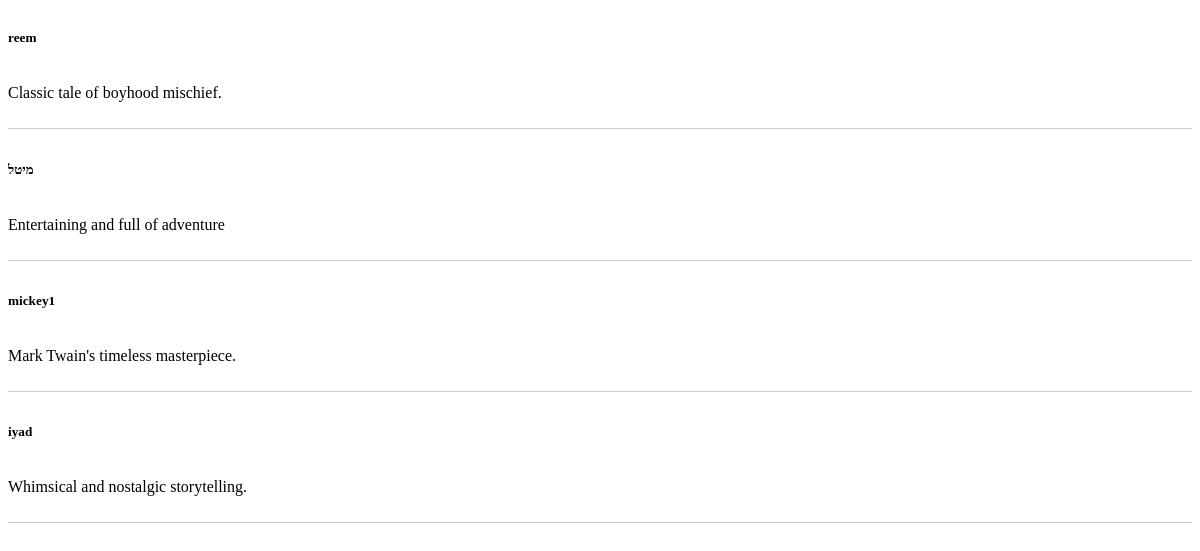
The page /Final_Project/fetch_reviews.php?product_id=30 on the database its author committed.
### tables this page shows
CREATE TABLE `reviews` (
  `review_id` int(11) NOT NULL,
  `product_id` int(11) DEFAULT NULL,
  `user_id` int(11) DEFAULT NULL,
  `review_text` text DEFAULT NULL,
  `review_date` timestamp NULL DEFAULT current_timestamp(),
  `rating_star` int(11) DEFAULT NULL
);

CREATE TABLE `users` (
  `id` int(11) NOT NULL,
  `user_name` varchar(255) NOT NULL,
  `password` varchar(255) NOT NULL,
  `name` varchar(255) NOT NULL,
  `mail` varchar(255) NOT NULL
);

### Final_Project/fetch_reviews.php (the view, shortened to what this page needs)
<?php
$connect = mysqli_connect("localhost", "root", "", "Book_Store");
$product_id = intval($_GET['product_id']);
$review_query = "SELECT r.review_id, r.review_text, r.rating_star, r.user_id, u.user_name FROM reviews r INNER JOIN users u ON r.user_id = u.id WHERE r.product_id = $product_id";
$review_result = mysqli_query($connect, $review_query);
$review_content = '';
while ($review_row = mysqli_fetch_array($review_result)) {
  $review_text = $review_row['review_text'];
  $rating_star = $review_row['rating_star'];
  $username = $review_row['user_name'];
  $review_content .= '<div class="review">';
  $review_content .= '<div class="review-content">';
  $review_content .= '<h5>' . $username . '</h5>';
  $review_content .= '<div class="review-details">';
  $review_content .= '<p class="review-text">' . $review_text . '</p>';
  $review_content .= '<div class="rating-stars">';
  for ($i = 1; $i <= 5; $i++) {
    if ($i <= $rating_star) {
      $review_content .= '<i class="fas fa-star filled"></i>';
    } else {
      $review_content .= '<i class="far fa-star"></i>';
    }
  }
  $review_content .= '</div>';
  $review_content .= '</div>';
  $review_content .= '</div>';
  $review_content .= '</div>';
  $review_content .= '<hr class="review-separator">';
}
echo $review_content;
?>

### Final_Project/fetch_reviews.php (style rules this page uses)
.review-separator { border: none; border-top: 1px solid #ccc; margin: 10px 0; }
.review { display: flex; align-items: center; }
.review-content { flex-grow: 1; }
.review-details { display: flex; align-items: center; }

### rows shown on the page
reviews: user.user_name "reem", review_text "Classic tale of boyhood mischief."
reviews: user.user_name "מיטל", review_text "Entertaining and full of adventure"
reviews: user.user_name "mickey1", review_text "Mark Twain's timeless masterpiece."
reviews: user.user_name "iyad", review_text "Whimsical and nostalgic storytelling."
